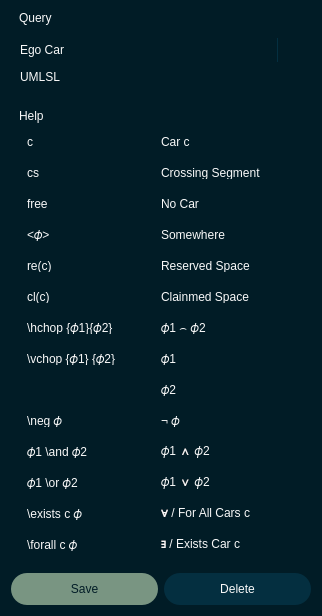
<?xml version="1.0" encoding="UTF-8"?>
<ui version="4.0">
 <class>Edit_Query_Dialog</class>
 <widget class="QDialog" name="Edit_Query_Dialog">
  <property name="enabled">
   <bool>true</bool>
  </property>
  <property name="geometry">
   <rect>
    <x>0</x>
    <y>0</y>
    <width>324</width>
    <height>620</height>
   </rect>
  </property>
  <property name="sizePolicy">
   <sizepolicy hsizetype="Minimum" vsizetype="Minimum">
    <horstretch>0</horstretch>
    <verstretch>0</verstretch>
   </sizepolicy>
  </property>
  <property name="minimumSize">
   <size>
    <width>0</width>
    <height>0</height>
   </size>
  </property>
  <property name="maximumSize">
   <size>
    <width>16777215</width>
    <height>16777215</height>
   </size>
  </property>
  <property name="windowTitle">
   <string>Edit Query</string>
  </property>
  <property name="styleSheet">
   <string notr="true">QDialog {
    background-color: #011C26; 
}

QWidget {	
	font: 13pt &quot;Helvetica&quot;;
    color: #F9F9F9;
}

QLabel[class=label] {	
	font: 10pt;
    color: #F9F9F9;
}

QWidget[class=container] {	
    background: #042F40;
	border-radius: 10px
}

QLabel[class=hint] {
	color: #799582;
}

QLabel[class=title] {
	font: 700 24pt;
}

QLineEdit, QTextEdit{
	background-color: #011C26;
	border: none;
	border-radius: 6px;
	
}

/* --- Main Box --- */
QComboBox {
    background-color: #011C26;
    border: none;
    border-radius: 6px;
    padding: 5px 10px;
    color: #F9F9F9;
    /* This helps selection color in some styles */
    selection-background-color: #011C26; 
}

/* --- The Dropdown Frame --- */
/* We target QListView specifically to override Mac defaults */
QComboBox QListView {
    background-color: #011C26;
    border: 1px solid #042F40; /* Your custom border */
    outline: 0px; /* Removes the dotted/blue focus line */
    padding: 0px;
}



/* --- The Arrow Button Area --- */
QComboBox::drop-down {
    subcontrol-origin: padding;
    subcontrol-position: top right;
    width: 24px;
    border-left: 1px solid #042F40; /* Optional: adds a separator */
    border-top-right-radius: 6px;
    border-bottom-right-radius: 6px;
}

QComboBox::down-arrow {
    image: url(:/icons/icons/down.svg);
    width: 10px;
    height: 10px;
}

/* --- Main Spinbox Styling (Applies to both) --- */
QSpinBox, QDoubleSpinBox {
    background-color: #011C26;
    border: none;
    border-radius: 6px;
    color: #F9F9F9;
    padding: 5px 10px;
    padding-right: 15px; 
}

/* --- The Button Container Areas --- */
QSpinBox::up-button, QDoubleSpinBox::up-button {
    subcontrol-origin: border;
    subcontrol-position: top right;
    width: 25px;
    
    border-left: 1px solid #042F40;
    border-top-right-radius: 6px;
    border-bottom: 1px solid #042F40;
    
    background-color: #011C26;
}

QSpinBox::down-button, QDoubleSpinBox::down-button {
    subcontrol-origin: border;
    subcontrol-position: bottom right;
    width: 25px;
    
    border-left: 1px solid #042F40;
    border-bottom-right-radius: 6px;
    
    background-color: #011C26;
}

/* --- Hover Effects --- */
QSpinBox::up-button:hover, QDoubleSpinBox::up-button:hover,
QSpinBox::down-button:hover, QDoubleSpinBox::down-button:hover, QComboBox::drop-down:hover {
    background-color: #042F40;
}

/* --- The Arrow Icons --- */
/* (Assuming you are using the CSS Arrow hack from before. 
   If using images, replace these with your image: url(...) code) */

QSpinBox::up-arrow, QDoubleSpinBox::up-arrow {
    image: url(:/icons/icons/up.svg); /* You need to create this file */
    width: 10px;
    height: 10px;
}

QSpinBox::down-arrow, QDoubleSpinBox::down-arrow {
    image: url(:/icons/icons/down.svg); /* You need to create this file */
    width: 10px;
    height: 10px;
}

QToolButton {
    background-color: #032F40; 
    border-radius: 16px;       
    border: none;
    text-align: center;
}

QToolButton:hover {
    background-color: #314250; 
}

QToolButton:pressed {
    background-color: #032F40;
}

QPushButton {
	color: #011C26;
	border-radius: 16px
}

QPushButton#b_save {
	background-color: #799582
}
QPushButton#b_save:hover {
    background-color: rgb(155, 191, 168); 
}
QPushButton#b_save:pressed {
    background-color: #799582; 
}

QPushButton#b_delete {
	background-color: #042F40;
	color: #F9F9F9;
}

QPushButton#b_delete:hover {
    background-color: #314250; 
}
QPushButton#b_delete:pressed {
    background-color: #042F40; 
}</string>
  </property>
  <layout class="QVBoxLayout" name="verticalLayout">
   <property name="sizeConstraint">
    <enum>QLayout::SizeConstraint::SetFixedSize</enum>
   </property>
   <item>
    <widget class="QWidget" name="widget_4" native="true">
     <layout class="QVBoxLayout" name="General_2">
      <property name="spacing">
       <number>0</number>
      </property>
      <property name="sizeConstraint">
       <enum>QLayout::SizeConstraint::SetDefaultConstraint</enum>
      </property>
      <property name="leftMargin">
       <number>0</number>
      </property>
      <property name="topMargin">
       <number>0</number>
      </property>
      <property name="rightMargin">
       <number>0</number>
      </property>
      <property name="bottomMargin">
       <number>0</number>
      </property>
      <item alignment="Qt::AlignmentFlag::AlignLeft">
       <widget class="QWidget" name="widget_5" native="true">
        <layout class="QHBoxLayout" name="horizontalLayout_3">
         <property name="leftMargin">
          <number>8</number>
         </property>
         <property name="topMargin">
          <number>0</number>
         </property>
         <property name="rightMargin">
          <number>0</number>
         </property>
         <property name="bottomMargin">
          <number>4</number>
         </property>
         <item>
          <widget class="QLabel" name="label_4">
           <property name="text">
            <string>Query</string>
           </property>
           <property name="margin">
            <number>0</number>
           </property>
           <property name="class" stdset="0">
            <string>label</string>
           </property>
          </widget>
         </item>
        </layout>
       </widget>
      </item>
      <item>
       <widget class="QWidget" name="widget_6" native="true">
        <property name="minimumSize">
         <size>
          <width>300</width>
          <height>0</height>
         </size>
        </property>
        <property name="maximumSize">
         <size>
          <width>300</width>
          <height>16777215</height>
         </size>
        </property>
        <property name="class" stdset="0">
         <string>container</string>
        </property>
        <layout class="QFormLayout" name="formLayout">
         <property name="fieldGrowthPolicy">
          <enum>QFormLayout::FieldGrowthPolicy::AllNonFixedFieldsGrow</enum>
         </property>
         <property name="labelAlignment">
          <set>Qt::AlignmentFlag::AlignLeading|Qt::AlignmentFlag::AlignLeft|Qt::AlignmentFlag::AlignVCenter</set>
         </property>
         <property name="formAlignment">
          <set>Qt::AlignmentFlag::AlignRight|Qt::AlignmentFlag::AlignTrailing|Qt::AlignmentFlag::AlignVCenter</set>
         </property>
         <property name="horizontalSpacing">
          <number>8</number>
         </property>
         <property name="verticalSpacing">
          <number>8</number>
         </property>
         <item row="0" column="0">
          <widget class="QLabel" name="label_14">
           <property name="text">
            <string>Ego Car</string>
           </property>
           <property name="alignment">
            <set>Qt::AlignmentFlag::AlignLeading|Qt::AlignmentFlag::AlignLeft|Qt::AlignmentFlag::AlignVCenter</set>
           </property>
           <property name="margin">
            <number>0</number>
           </property>
          </widget>
         </item>
         <item row="0" column="1">
          <widget class="QComboBox" name="d_car">
           <property name="minimumSize">
            <size>
             <width>0</width>
             <height>24</height>
            </size>
           </property>
           <property name="maximumSize">
            <size>
             <width>16777215</width>
             <height>24</height>
            </size>
           </property>
           <property name="frame">
            <bool>false</bool>
           </property>
          </widget>
         </item>
         <item row="1" column="0">
          <widget class="QLabel" name="label_32">
           <property name="text">
            <string>UMLSL</string>
           </property>
           <property name="alignment">
            <set>Qt::AlignmentFlag::AlignLeading|Qt::AlignmentFlag::AlignLeft|Qt::AlignmentFlag::AlignTop</set>
           </property>
           <property name="margin">
            <number>0</number>
           </property>
          </widget>
         </item>
         <item row="1" column="1">
          <widget class="QLineEdit" name="t_umlsl">
           <property name="minimumSize">
            <size>
             <width>0</width>
             <height>24</height>
            </size>
           </property>
           <property name="maximumSize">
            <size>
             <width>16777215</width>
             <height>24</height>
            </size>
           </property>
          </widget>
         </item>
        </layout>
       </widget>
      </item>
     </layout>
    </widget>
   </item>
   <item>
    <widget class="QWidget" name="widget" native="true">
     <layout class="QVBoxLayout" name="Lanes">
      <property name="spacing">
       <number>0</number>
      </property>
      <property name="sizeConstraint">
       <enum>QLayout::SizeConstraint::SetDefaultConstraint</enum>
      </property>
      <property name="leftMargin">
       <number>0</number>
      </property>
      <property name="topMargin">
       <number>0</number>
      </property>
      <property name="rightMargin">
       <number>0</number>
      </property>
      <property name="bottomMargin">
       <number>0</number>
      </property>
      <item>
       <widget class="QWidget" name="widget" native="true">
        <property name="sizePolicy">
         <sizepolicy hsizetype="Minimum" vsizetype="Minimum">
          <horstretch>0</horstretch>
          <verstretch>0</verstretch>
         </sizepolicy>
        </property>
        <layout class="QHBoxLayout" name="horizontalLayout_2">
         <property name="spacing">
          <number>8</number>
         </property>
         <property name="leftMargin">
          <number>8</number>
         </property>
         <property name="topMargin">
          <number>0</number>
         </property>
         <property name="rightMargin">
          <number>4</number>
         </property>
         <property name="bottomMargin">
          <number>4</number>
         </property>
         <item>
          <widget class="QLabel" name="label_3">
           <property name="sizePolicy">
            <sizepolicy hsizetype="Minimum" vsizetype="Preferred">
             <horstretch>0</horstretch>
             <verstretch>0</verstretch>
            </sizepolicy>
           </property>
           <property name="text">
            <string>Help</string>
           </property>
           <property name="class" stdset="0">
            <string>label</string>
           </property>
          </widget>
         </item>
        </layout>
       </widget>
      </item>
      <item>
       <widget class="QWidget" name="widget_2" native="true">
        <property name="class" stdset="0">
         <string>container</string>
        </property>
        <layout class="QGridLayout" name="gridLayout_2">
         <property name="leftMargin">
          <number>16</number>
         </property>
         <property name="topMargin">
          <number>8</number>
         </property>
         <property name="rightMargin">
          <number>16</number>
         </property>
         <property name="bottomMargin">
          <number>8</number>
         </property>
         <property name="horizontalSpacing">
          <number>0</number>
         </property>
         <property name="verticalSpacing">
          <number>18</number>
         </property>
         <item row="9" column="0">
          <widget class="QLabel" name="label_18">
           <property name="minimumSize">
            <size>
             <width>0</width>
             <height>13</height>
            </size>
           </property>
           <property name="maximumSize">
            <size>
             <width>16777215</width>
             <height>13</height>
            </size>
           </property>
           <property name="text">
            <string>\neg 𝜙</string>
           </property>
           <property name="textFormat">
            <enum>Qt::TextFormat::MarkdownText</enum>
           </property>
          </widget>
         </item>
         <item row="3" column="0">
          <widget class="QLabel" name="label_12">
           <property name="minimumSize">
            <size>
             <width>0</width>
             <height>13</height>
            </size>
           </property>
           <property name="maximumSize">
            <size>
             <width>16777215</width>
             <height>13</height>
            </size>
           </property>
           <property name="text">
            <string>&lt;𝜙&gt;</string>
           </property>
           <property name="textFormat">
            <enum>Qt::TextFormat::MarkdownText</enum>
           </property>
          </widget>
         </item>
         <item row="2" column="1">
          <widget class="QLabel" name="label_8">
           <property name="minimumSize">
            <size>
             <width>0</width>
             <height>13</height>
            </size>
           </property>
           <property name="maximumSize">
            <size>
             <width>16777215</width>
             <height>13</height>
            </size>
           </property>
           <property name="text">
            <string>No Car</string>
           </property>
           <property name="textFormat">
            <enum>Qt::TextFormat::MarkdownText</enum>
           </property>
          </widget>
         </item>
         <item row="11" column="1">
          <widget class="QLabel" name="label_22">
           <property name="minimumSize">
            <size>
             <width>0</width>
             <height>13</height>
            </size>
           </property>
           <property name="maximumSize">
            <size>
             <width>16777215</width>
             <height>13</height>
            </size>
           </property>
           <property name="text">
            <string>𝜙1 ∨ 𝜙2</string>
           </property>
           <property name="textFormat">
            <enum>Qt::TextFormat::MarkdownText</enum>
           </property>
          </widget>
         </item>
         <item row="12" column="1">
          <widget class="QLabel" name="label_20">
           <property name="minimumSize">
            <size>
             <width>0</width>
             <height>13</height>
            </size>
           </property>
           <property name="maximumSize">
            <size>
             <width>16777215</width>
             <height>13</height>
            </size>
           </property>
           <property name="text">
            <string>∀ / For All Cars c</string>
           </property>
           <property name="textFormat">
            <enum>Qt::TextFormat::MarkdownText</enum>
           </property>
          </widget>
         </item>
         <item row="4" column="1">
          <widget class="QLabel" name="label_9">
           <property name="minimumSize">
            <size>
             <width>0</width>
             <height>13</height>
            </size>
           </property>
           <property name="maximumSize">
            <size>
             <width>16777215</width>
             <height>13</height>
            </size>
           </property>
           <property name="text">
            <string>Reserved Space</string>
           </property>
           <property name="textFormat">
            <enum>Qt::TextFormat::MarkdownText</enum>
           </property>
          </widget>
         </item>
         <item row="0" column="1">
          <widget class="QLabel" name="label_5">
           <property name="minimumSize">
            <size>
             <width>0</width>
             <height>13</height>
            </size>
           </property>
           <property name="maximumSize">
            <size>
             <width>16777215</width>
             <height>13</height>
            </size>
           </property>
           <property name="text">
            <string>Car c</string>
           </property>
           <property name="textFormat">
            <enum>Qt::TextFormat::MarkdownText</enum>
           </property>
          </widget>
         </item>
         <item row="6" column="0">
          <widget class="QLabel" name="label_25">
           <property name="minimumSize">
            <size>
             <width>0</width>
             <height>13</height>
            </size>
           </property>
           <property name="maximumSize">
            <size>
             <width>16777215</width>
             <height>13</height>
            </size>
           </property>
           <property name="text">
            <string>\hchop {𝜙1}{𝜙2}</string>
           </property>
           <property name="textFormat">
            <enum>Qt::TextFormat::MarkdownText</enum>
           </property>
          </widget>
         </item>
         <item row="1" column="0">
          <widget class="QLabel" name="label_11">
           <property name="minimumSize">
            <size>
             <width>0</width>
             <height>13</height>
            </size>
           </property>
           <property name="maximumSize">
            <size>
             <width>16777215</width>
             <height>13</height>
            </size>
           </property>
           <property name="text">
            <string>cs</string>
           </property>
           <property name="textFormat">
            <enum>Qt::TextFormat::MarkdownText</enum>
           </property>
          </widget>
         </item>
         <item row="10" column="1">
          <widget class="QLabel" name="label_26">
           <property name="minimumSize">
            <size>
             <width>0</width>
             <height>13</height>
            </size>
           </property>
           <property name="maximumSize">
            <size>
             <width>16777215</width>
             <height>13</height>
            </size>
           </property>
           <property name="text">
            <string>𝜙1 ∧ 𝜙2</string>
           </property>
           <property name="textFormat">
            <enum>Qt::TextFormat::MarkdownText</enum>
           </property>
          </widget>
         </item>
         <item row="7" column="0">
          <widget class="QLabel" name="label_21">
           <property name="minimumSize">
            <size>
             <width>0</width>
             <height>13</height>
            </size>
           </property>
           <property name="maximumSize">
            <size>
             <width>16777215</width>
             <height>13</height>
            </size>
           </property>
           <property name="text">
            <string>\vchop {𝜙1} {𝜙2}</string>
           </property>
           <property name="textFormat">
            <enum>Qt::TextFormat::MarkdownText</enum>
           </property>
          </widget>
         </item>
         <item row="5" column="0">
          <widget class="QLabel" name="label_16">
           <property name="minimumSize">
            <size>
             <width>0</width>
             <height>13</height>
            </size>
           </property>
           <property name="maximumSize">
            <size>
             <width>16777215</width>
             <height>13</height>
            </size>
           </property>
           <property name="text">
            <string>cl(c)</string>
           </property>
           <property name="textFormat">
            <enum>Qt::TextFormat::MarkdownText</enum>
           </property>
          </widget>
         </item>
         <item row="13" column="0">
          <widget class="QLabel" name="label_31">
           <property name="minimumSize">
            <size>
             <width>0</width>
             <height>13</height>
            </size>
           </property>
           <property name="maximumSize">
            <size>
             <width>16777215</width>
             <height>13</height>
            </size>
           </property>
           <property name="text">
            <string>\forall c 𝜙</string>
           </property>
           <property name="textFormat">
            <enum>Qt::TextFormat::MarkdownText</enum>
           </property>
          </widget>
         </item>
         <item row="4" column="0">
          <widget class="QLabel" name="label_15">
           <property name="minimumSize">
            <size>
             <width>0</width>
             <height>13</height>
            </size>
           </property>
           <property name="maximumSize">
            <size>
             <width>16777215</width>
             <height>13</height>
            </size>
           </property>
           <property name="text">
            <string>re(c)</string>
           </property>
           <property name="textFormat">
            <enum>Qt::TextFormat::MarkdownText</enum>
           </property>
          </widget>
         </item>
         <item row="11" column="0">
          <widget class="QLabel" name="label_28">
           <property name="minimumSize">
            <size>
             <width>0</width>
             <height>13</height>
            </size>
           </property>
           <property name="maximumSize">
            <size>
             <width>16777215</width>
             <height>13</height>
            </size>
           </property>
           <property name="text">
            <string>𝜙1 \or 𝜙2</string>
           </property>
           <property name="textFormat">
            <enum>Qt::TextFormat::MarkdownText</enum>
           </property>
          </widget>
         </item>
         <item row="6" column="1">
          <widget class="QLabel" name="label_29">
           <property name="minimumSize">
            <size>
             <width>0</width>
             <height>13</height>
            </size>
           </property>
           <property name="maximumSize">
            <size>
             <width>16777215</width>
             <height>13</height>
            </size>
           </property>
           <property name="text">
            <string>𝜙1 ⌢ 𝜙2</string>
           </property>
           <property name="textFormat">
            <enum>Qt::TextFormat::MarkdownText</enum>
           </property>
          </widget>
         </item>
         <item row="7" column="1">
          <widget class="QLabel" name="label_27">
           <property name="minimumSize">
            <size>
             <width>0</width>
             <height>13</height>
            </size>
           </property>
           <property name="maximumSize">
            <size>
             <width>16777215</width>
             <height>13</height>
            </size>
           </property>
           <property name="text">
            <string>𝜙1</string>
           </property>
           <property name="textFormat">
            <enum>Qt::TextFormat::MarkdownText</enum>
           </property>
          </widget>
         </item>
         <item row="10" column="0">
          <widget class="QLabel" name="label_23">
           <property name="minimumSize">
            <size>
             <width>0</width>
             <height>13</height>
            </size>
           </property>
           <property name="maximumSize">
            <size>
             <width>16777215</width>
             <height>13</height>
            </size>
           </property>
           <property name="text">
            <string>𝜙1 \and 𝜙2</string>
           </property>
           <property name="textFormat">
            <enum>Qt::TextFormat::MarkdownText</enum>
           </property>
          </widget>
         </item>
         <item row="5" column="1">
          <widget class="QLabel" name="label_17">
           <property name="minimumSize">
            <size>
             <width>0</width>
             <height>13</height>
            </size>
           </property>
           <property name="maximumSize">
            <size>
             <width>16777215</width>
             <height>13</height>
            </size>
           </property>
           <property name="text">
            <string>Clainmed Space</string>
           </property>
           <property name="textFormat">
            <enum>Qt::TextFormat::MarkdownText</enum>
           </property>
          </widget>
         </item>
         <item row="3" column="1">
          <widget class="QLabel" name="label_7">
           <property name="minimumSize">
            <size>
             <width>0</width>
             <height>13</height>
            </size>
           </property>
           <property name="maximumSize">
            <size>
             <width>16777215</width>
             <height>13</height>
            </size>
           </property>
           <property name="text">
            <string>Somewhere</string>
           </property>
           <property name="textFormat">
            <enum>Qt::TextFormat::MarkdownText</enum>
           </property>
          </widget>
         </item>
         <item row="1" column="1">
          <widget class="QLabel" name="label_6">
           <property name="minimumSize">
            <size>
             <width>0</width>
             <height>13</height>
            </size>
           </property>
           <property name="maximumSize">
            <size>
             <width>16777215</width>
             <height>13</height>
            </size>
           </property>
           <property name="text">
            <string>Crossing Segment</string>
           </property>
           <property name="textFormat">
            <enum>Qt::TextFormat::MarkdownText</enum>
           </property>
          </widget>
         </item>
         <item row="2" column="0">
          <widget class="QLabel" name="label_13">
           <property name="minimumSize">
            <size>
             <width>0</width>
             <height>13</height>
            </size>
           </property>
           <property name="maximumSize">
            <size>
             <width>16777215</width>
             <height>13</height>
            </size>
           </property>
           <property name="text">
            <string>free</string>
           </property>
           <property name="textFormat">
            <enum>Qt::TextFormat::MarkdownText</enum>
           </property>
          </widget>
         </item>
         <item row="0" column="0">
          <widget class="QLabel" name="label_10">
           <property name="minimumSize">
            <size>
             <width>0</width>
             <height>13</height>
            </size>
           </property>
           <property name="maximumSize">
            <size>
             <width>16777215</width>
             <height>13</height>
            </size>
           </property>
           <property name="text">
            <string>c</string>
           </property>
           <property name="textFormat">
            <enum>Qt::TextFormat::MarkdownText</enum>
           </property>
          </widget>
         </item>
         <item row="9" column="1">
          <widget class="QLabel" name="label_24">
           <property name="minimumSize">
            <size>
             <width>0</width>
             <height>13</height>
            </size>
           </property>
           <property name="maximumSize">
            <size>
             <width>16777215</width>
             <height>13</height>
            </size>
           </property>
           <property name="text">
            <string>¬ 𝜙</string>
           </property>
           <property name="textFormat">
            <enum>Qt::TextFormat::MarkdownText</enum>
           </property>
          </widget>
         </item>
         <item row="13" column="1">
          <widget class="QLabel" name="label_33">
           <property name="minimumSize">
            <size>
             <width>0</width>
             <height>13</height>
            </size>
           </property>
           <property name="maximumSize">
            <size>
             <width>16777215</width>
             <height>13</height>
            </size>
           </property>
           <property name="text">
            <string>∃ / Exists Car c</string>
           </property>
           <property name="textFormat">
            <enum>Qt::TextFormat::MarkdownText</enum>
           </property>
          </widget>
         </item>
         <item row="12" column="0">
          <widget class="QLabel" name="label_19">
           <property name="minimumSize">
            <size>
             <width>0</width>
             <height>13</height>
            </size>
           </property>
           <property name="maximumSize">
            <size>
             <width>16777215</width>
             <height>13</height>
            </size>
           </property>
           <property name="text">
            <string>\exists c 𝜙</string>
           </property>
           <property name="textFormat">
            <enum>Qt::TextFormat::MarkdownText</enum>
           </property>
          </widget>
         </item>
         <item row="8" column="1">
          <widget class="QLabel" name="label_30">
           <property name="minimumSize">
            <size>
             <width>0</width>
             <height>13</height>
            </size>
           </property>
           <property name="maximumSize">
            <size>
             <width>16777215</width>
             <height>13</height>
            </size>
           </property>
           <property name="text">
            <string>𝜙2</string>
           </property>
          </widget>
         </item>
        </layout>
       </widget>
      </item>
     </layout>
    </widget>
   </item>
   <item>
    <layout class="QHBoxLayout" name="Bottom">
     <property name="topMargin">
      <number>8</number>
     </property>
     <item>
      <widget class="QPushButton" name="b_save">
       <property name="minimumSize">
        <size>
         <width>32</width>
         <height>32</height>
        </size>
       </property>
       <property name="maximumSize">
        <size>
         <width>16777215</width>
         <height>32</height>
        </size>
       </property>
       <property name="text">
        <string>Save</string>
       </property>
       <property name="icon">
        <iconset>
         <normaloff>:/icons/icons/Done_dark.svg</normaloff>:/icons/icons/Done_dark.svg</iconset>
       </property>
       <property name="default">
        <bool>true</bool>
       </property>
      </widget>
     </item>
     <item>
      <widget class="QPushButton" name="b_delete">
       <property name="minimumSize">
        <size>
         <width>32</width>
         <height>32</height>
        </size>
       </property>
       <property name="maximumSize">
        <size>
         <width>16777215</width>
         <height>32</height>
        </size>
       </property>
       <property name="text">
        <string>Delete</string>
       </property>
       <property name="icon">
        <iconset>
         <normaloff>:/icons/icons/Delete.svg</normaloff>:/icons/icons/Delete.svg</iconset>
       </property>
      </widget>
     </item>
    </layout>
   </item>
  </layout>
 </widget>
 <resources>
  <include location="resources.qrc"/>
 </resources>
 <connections>
  <connection>
   <sender>b_delete</sender>
   <signal>clicked()</signal>
   <receiver>Edit_Query_Dialog</receiver>
   <slot>reject()</slot>
   <hints>
    <hint type="sourcelabel">
     <x>276</x>
     <y>540</y>
    </hint>
    <hint type="destinationlabel">
     <x>400</x>
     <y>545</y>
    </hint>
   </hints>
  </connection>
  <connection>
   <sender>b_save</sender>
   <signal>clicked()</signal>
   <receiver>Edit_Query_Dialog</receiver>
   <slot>accept()</slot>
   <hints>
    <hint type="sourcelabel">
     <x>64</x>
     <y>550</y>
    </hint>
    <hint type="destinationlabel">
     <x>129</x>
     <y>593</y>
    </hint>
   </hints>
  </connection>
 </connections>
</ui>
